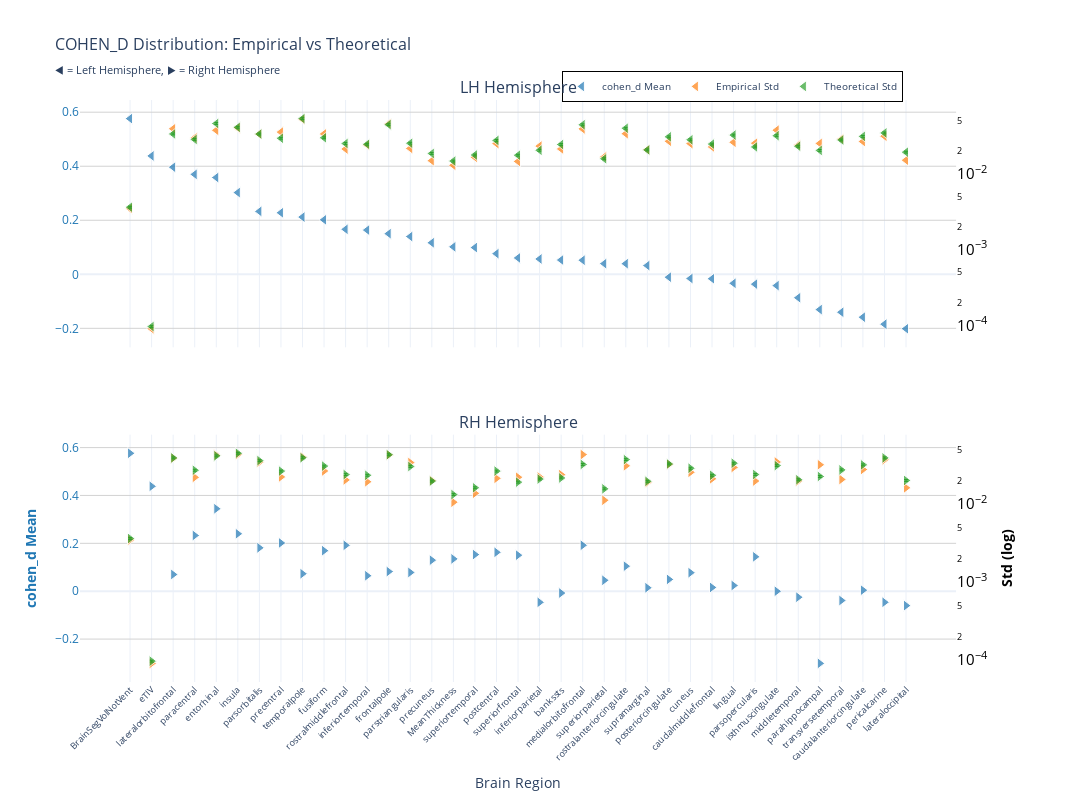
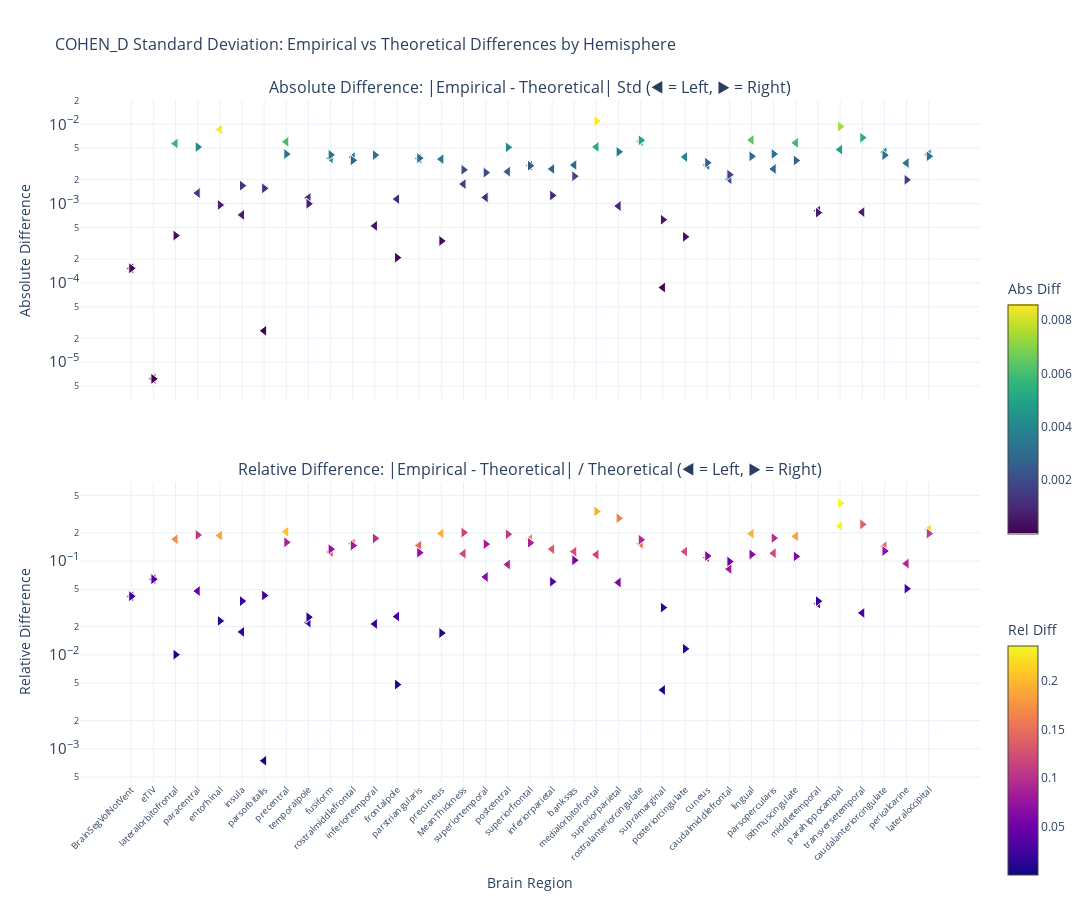

Write notebook code for charts like these, in order.
### Markdown cell above
### p-value

### Code cell
nu_nav = df_navr[(df_navr["timepoint"] == "baseline") & (df_navr["group"] == "HC-PD")]
data_path = stats_dir / f"cohen_d_baseline_{METRIC}.parquet"
df, stats = get_test_stats(
    data_path, stat_functions_F, nu_nav, hemisphere=True, study="baseline"
)
show_figure(
    stats, hemisphere=True, stat_name="cohen_d", study="baseline", metric=METRIC
)

### Figure 1 — Plotly figure (JSON) as saved in the notebook; plotly's stock layout.template omitted (floating-point values rounded to 4 significant figures)
{"data": [{"hovertemplate": "<b>%{x}</b><br>Mean cohen_d: %{y:.2f}<br><extra></extra>", "legendgroup": "mean", "marker": {"color": "#1f77b4", "line": {"color": "white", "width": 1}, "opacity": 0.7, "size": 10, "symbol": "triangle-left"}, "mode": "markers", "name": "cohen_d Mean", "showlegend": true, "type": "scatter", "x": ["BrainSegVolNotVent", "eTIV", "lateralorbitofrontal", "paracentral", "entorhinal", "insula", "parsorbitalis", "precentral", "temporalpole", "fusiform", "rostralmiddlefrontal", "inferiortemporal", "frontalpole", "parstriangularis", "precuneus", "MeanThickness", "superiortemporal", "postcentral", "superiorfrontal", "inferiorparietal", "bankssts", "medialorbitofrontal", "superiorparietal", "rostralanteriorcingulate", "supramarginal", "posteriorcingulate", "cuneus", "caudalmiddlefrontal", "lingual", "parsopercularis", "isthmuscingulate", "middletemporal", "parahippocampal", "transversetemporal", "caudalanteriorcingulate", "pericalcarine", "lateraloccipital"], "xaxis": "x", "y": [0.5763, 0.4382, 0.3965, 0.3699, 0.3582, 0.3025, 0.2329, 0.2278, 0.2118, 0.2017, 0.1665, 0.1636, 0.1504, 0.1397, 0.1167, 0.1016, 0.09897, 0.07647, 0.06062, 0.05675, 0.05282, 0.05218, 0.03949, 0.03924, 0.03231, -0.01071, -0.01553, -0.01642, -0.03337, -0.03641, -0.04184, -0.08673, -0.1307, -0.1404, -0.1588, -0.1846, -0.2015], "yaxis": "y"}, {"hovertemplate": "<b>%{x}</b><br>Empirical Std: %{y:.3f}<br><extra></extra>", "legendgroup": "empirical", "marker": {"color": "#ff7f0e", "line": {"color": "white", "width": 1}, "opacity": 0.7, "size": 10, "symbol": "triangle-left"}, "mode": "markers", "name": "Empirical Std", "showlegend": true, "type": "scatter", "x": ["BrainSegVolNotVent", "eTIV", "lateralorbitofrontal", "paracentral", "entorhinal", "insula", "parsorbitalis", "precentral", "temporalpole", "fusiform", "rostralmiddlefrontal", "inferiortemporal", "frontalpole", "parstriangularis", "precuneus", "MeanThickness", "superiortemporal", "postcentral", "superiorfrontal", "inferiorparietal", "bankssts", "medialorbitofrontal", "superiorparietal", "rostralanteriorcingulate", "supramarginal", "posteriorcingulate", "cuneus", "caudalmiddlefrontal", "lingual", "parsopercularis", "isthmuscingulate", "middletemporal", "parahippocampal", "transversetemporal", "caudalanteriorcingulate", "pericalcarine", "lateraloccipital"], "xaxis": "x", "y": [0.003462, 9.012e-05, 0.03915, 0.02968, 0.03737, 0.0402, 0.03332, 0.03537, 0.05212, 0.03349, 0.02118, 0.02393, 0.04553, 0.02156, 0.01485, 0.01292, 0.01645, 0.02496, 0.01452, 0.02312, 0.02122, 0.03902, 0.01667, 0.03371, 0.02069, 0.02678, 0.02494, 0.02257, 0.02599, 0.02527, 0.03754, 0.02384, 0.02509, 0.02864, 0.0266, 0.03126, 0.01507], "yaxis": "y2"}, {"error_y": {"array": [0.0001013, 2.698e-06, 0.000937, 0.0007936, 0.001287, 0.001146, 0.0009343, 0.0008223, 0.001493, 0.0008342, 0.0007013, 0.0006852, 0.001244, 0.0007074, 0.000518, 0.0004114, 0.0004943, 0.0007701, 0.0004913, 0.0005712, 0.0006803, 0.001238, 0.0004409, 0.001115, 0.0005772, 0.0008587, 0.0007846, 0.0006891, 0.0009056, 0.0006315, 0.0008885, 0.0006451, 0.0005685, 0.0007805, 0.0008702, 0.0009668, 0.0005392], "arrayminus": [9.848e-05, 2.623e-06, 0.000911, 0.0007716, 0.001252, 0.001115, 0.0009084, 0.0007995, 0.001452, 0.0008111, 0.0006819, 0.0006662, 0.001209, 0.0006878, 0.0005036, 0.0004, 0.0004806, 0.0007487, 0.0004777, 0.0005553, 0.0006614, 0.001204, 0.0004287, 0.001084, 0.0005612, 0.0008349, 0.0007628, 0.00067, 0.0008806, 0.000614, 0.0008639, 0.0006272, 0.0005528, 0.0007589, 0.0008461, 0.00094, 0.0005242], "color": "#2ca02c", "thickness": 1, "type": "data", "visible": true, "width": 2}, "hovertemplate": "<b>%{x}</b><br>Theoretical Std: %{y:.3f}<br><extra></extra>", "legendgroup": "theoretical", "marker": {"color": "#2ca02c", "line": {"color": "white", "width": 1}, "opacity": 0.7, "size": 10, "symbol": "triangle-left"}, "mode": "markers", "name": "Theoretical Std", "showlegend": true, "type": "scatter", "x": ["BrainSegVolNotVent", "eTIV", "lateralorbitofrontal", "paracentral", "entorhinal", "insula", "parsorbitalis", "precentral", "temporalpole", "fusiform", "rostralmiddlefrontal", "inferiortemporal", "frontalpole", "parstriangularis", "precuneus", "MeanThickness", "superiortemporal", "postcentral", "superiorfrontal", "inferiorparietal", "bankssts", "medialorbitofrontal", "superiorparietal", "rostralanteriorcingulate", "supramarginal", "posteriorcingulate", "cuneus", "caudalmiddlefrontal", "lingual", "parsopercularis", "isthmuscingulate", "middletemporal", "parahippocampal", "transversetemporal", "caudalanteriorcingulate", "pericalcarine", "lateraloccipital"], "xaxis": "x", "y": [0.003615, 9.63e-05, 0.03344, 0.02832, 0.04595, 0.04092, 0.03335, 0.02935, 0.0533, 0.02977, 0.02503, 0.02446, 0.04439, 0.02525, 0.01849, 0.01468, 0.01764, 0.02748, 0.01753, 0.02039, 0.02428, 0.04419, 0.01574, 0.03979, 0.0206, 0.03065, 0.028, 0.0246, 0.03232, 0.02254, 0.03171, 0.02302, 0.02029, 0.02786, 0.03106, 0.03451, 0.01924], "yaxis": "y2"}, {"hovertemplate": "<b>%{x}</b><br>Mean cohen_d: %{y:.2f}<br><extra></extra>", "legendgroup": "mean", "marker": {"color": "#1f77b4", "line": {"color": "white", "width": 1}, "opacity": 0.7, "size": 10, "symbol": "triangle-right"}, "mode": "markers", "name": "cohen_d Mean", "showlegend": false, "type": "scatter", "x": ["BrainSegVolNotVent", "eTIV", "entorhinal", "insula", "paracentral", "precentral", "medialorbitofrontal", "rostralmiddlefrontal", "parsorbitalis", "fusiform", "postcentral", "superiortemporal", "superiorfrontal", "parsopercularis", "MeanThickness", "precuneus", "rostralanteriorcingulate", "frontalpole", "parstriangularis", "cuneus", "temporalpole", "lateralorbitofrontal", "inferiortemporal", "posteriorcingulate", "superiorparietal", "lingual", "caudalmiddlefrontal", "supramarginal", "caudalanteriorcingulate", "isthmuscingulate", "bankssts", "middletemporal", "transversetemporal", "pericalcarine", "inferiorparietal", "lateraloccipital", "parahippocampal"], "xaxis": "x2", "y": [0.5763, 0.4382, 0.3445, 0.2399, 0.2329, 0.2017, 0.1919, 0.1917, 0.1811, 0.1693, 0.1625, 0.153, 0.1505, 0.1437, 0.135, 0.1297, 0.1045, 0.08203, 0.07834, 0.07749, 0.07305, 0.06991, 0.06461, 0.04927, 0.04562, 0.02381, 0.01564, 0.01444, 0.004259, -0.000196, -0.007687, -0.02506, -0.0388, -0.04622, -0.04645, -0.06016, -0.3015], "yaxis": "y3"}, {"hovertemplate": "<b>%{x}</b><br>Empirical Std: %{y:.3f}<br><extra></extra>", "legendgroup": "empirical", "marker": {"color": "#ff7f0e", "line": {"color": "white", "width": 1}, "opacity": 0.7, "size": 10, "symbol": "triangle-right"}, "mode": "markers", "name": "Empirical Std", "showlegend": false, "type": "scatter", "x": ["BrainSegVolNotVent", "eTIV", "entorhinal", "insula", "paracentral", "precentral", "medialorbitofrontal", "rostralmiddlefrontal", "parsorbitalis", "fusiform", "postcentral", "superiortemporal", "superiorfrontal", "parsopercularis", "MeanThickness", "precuneus", "rostralanteriorcingulate", "frontalpole", "parstriangularis", "cuneus", "temporalpole", "lateralorbitofrontal", "inferiortemporal", "posteriorcingulate", "superiorparietal", "lingual", "caudalmiddlefrontal", "supramarginal", "caudalanteriorcingulate", "isthmuscingulate", "bankssts", "middletemporal", "transversetemporal", "pericalcarine", "inferiorparietal", "lateraloccipital", "parahippocampal"], "xaxis": "x2", "y": [0.003462, 9.012e-05, 0.04261, 0.04328, 0.02205, 0.02234, 0.04322, 0.02043, 0.03461, 0.02664, 0.02142, 0.01376, 0.02214, 0.01979, 0.01059, 0.02008, 0.031, 0.04285, 0.03416, 0.02561, 0.04038, 0.03882, 0.01936, 0.03239, 0.01121, 0.0296, 0.02113, 0.01899, 0.02782, 0.03471, 0.02388, 0.01978, 0.02073, 0.03721, 0.02225, 0.01619, 0.03201], "yaxis": "y4"}, {"error_y": {"array": [0.0001013, 2.698e-06, 0.001167, 0.00126, 0.0007627, 0.0007437, 0.0009053, 0.0006708, 0.001013, 0.0008619, 0.0007436, 0.0004543, 0.0005363, 0.0006726, 0.0003714, 0.0005532, 0.001045, 0.001206, 0.0008522, 0.0008093, 0.001104, 0.001099, 0.0006569, 0.0009183, 0.00044, 0.0009396, 0.0006568, 0.0005497, 0.0008939, 0.0008746, 0.0006071, 0.0005756, 0.0007704, 0.001098, 0.0005881, 0.0005644, 0.0006344], "arrayminus": [9.848e-05, 2.623e-06, 0.001134, 0.001225, 0.0007415, 0.0007231, 0.0008802, 0.0006522, 0.0009853, 0.000838, 0.000723, 0.0004417, 0.0005215, 0.000654, 0.0003612, 0.0005379, 0.001016, 0.001173, 0.0008286, 0.0007869, 0.001073, 0.001068, 0.0006387, 0.0008929, 0.0004278, 0.0009136, 0.0006386, 0.0005345, 0.0008691, 0.0008504, 0.0005903, 0.0005597, 0.0007491, 0.001068, 0.0005718, 0.0005487, 0.0006168], "color": "#2ca02c", "thickness": 1, "type": "data", "visible": true, "width": 2}, "hovertemplate": "<b>%{x}</b><br>Theoretical Std: %{y:.3f}<br><extra></extra>", "legendgroup": "theoretical", "marker": {"color": "#2ca02c", "line": {"color": "white", "width": 1}, "opacity": 0.7, "size": 10, "symbol": "triangle-right"}, "mode": "markers", "name": "Theoretical Std", "showlegend": false, "type": "scatter", "x": ["BrainSegVolNotVent", "eTIV", "entorhinal", "insula", "paracentral", "precentral", "medialorbitofrontal", "rostralmiddlefrontal", "parsorbitalis", "fusiform", "postcentral", "superiortemporal", "superiorfrontal", "parsopercularis", "MeanThickness", "precuneus", "rostralanteriorcingulate", "frontalpole", "parstriangularis", "cuneus", "temporalpole", "lateralorbitofrontal", "inferiortemporal", "posteriorcingulate", "superiorparietal", "lingual", "caudalmiddlefrontal", "supramarginal", "caudalanteriorcingulate", "isthmuscingulate", "bankssts", "middletemporal", "transversetemporal", "pericalcarine", "inferiorparietal", "lateraloccipital", "parahippocampal"], "xaxis": "x2", "y": [0.003615, 9.63e-05, 0.04165, 0.04496, 0.02722, 0.02655, 0.03231, 0.02394, 0.03617, 0.03076, 0.02654, 0.01621, 0.01914, 0.02401, 0.01326, 0.01974, 0.03728, 0.04306, 0.03042, 0.02889, 0.03939, 0.03921, 0.02345, 0.03278, 0.0157, 0.03354, 0.02344, 0.01962, 0.0319, 0.03122, 0.02167, 0.02055, 0.0275, 0.0392, 0.02099, 0.02014, 0.02264], "yaxis": "y4"}], "layout": {"annotations": [{"font": {"size": 16}, "showarrow": false, "text": "LH Hemisphere", "x": 0.47, "xanchor": "center", "xref": "paper", "y": 1, "yanchor": "bottom", "yref": "paper"}, {"font": {"size": 16}, "showarrow": false, "text": "RH Hemisphere", "x": 0.47, "xanchor": "center", "xref": "paper", "y": 0.425, "yanchor": "bottom", "yref": "paper"}], "height": 800, "hovermode": "x", "legend": {"bgcolor": "rgba(255, 255, 255, 0.9)", "bordercolor": "black", "borderwidth": 1, "font": {"size": 10}, "orientation": "h", "x": 0.7, "xanchor": "center", "y": 1.05}, "title": {"font": {"size": 16}, "text": "COHEN_D Distribution: Empirical vs Theoretical<br><sub>◀ = Left Hemisphere, ▶ = Right Hemisphere</sub>"}, "width": 1400, "xaxis": {"anchor": "y", "domain": [0, 0.94], "matches": "x2", "showticklabels": false}, "xaxis2": {"anchor": "y3", "domain": [0, 0.94], "tickangle": -45, "tickfont": {"size": 9}, "title": {"text": "Brain Region"}}, "yaxis": {"anchor": "x", "domain": [0.575, 1], "gridcolor": "lightgray", "showgrid": true, "tickfont": {"color": "#1f77b4"}, "title": {"font": {"color": "#1f77b4"}, "text": ""}}, "yaxis2": {"anchor": "x", "exponentformat": "power", "overlaying": "y", "showgrid": false, "side": "right", "tickfont": {"color": "black"}, "title": {"font": {"color": "black"}, "text": ""}, "type": "log"}, "yaxis3": {"anchor": "x2", "domain": [0, 0.425], "gridcolor": "lightgray", "showgrid": true, "tickfont": {"color": "#1f77b4"}, "title": {"font": {"color": "#1f77b4"}, "text": "<b>cohen_d Mean</b>"}}, "yaxis4": {"anchor": "x2", "exponentformat": "power", "overlaying": "y3", "showgrid": false, "side": "right", "tickfont": {"color": "black"}, "title": {"font": {"color": "black"}, "text": "<b>Std (log)</b>"}, "type": "log"}}}

### Figure 2 — Plotly figure (JSON) as saved in the notebook; plotly's stock layout.template omitted (floating-point values rounded to 4 significant figures)
{"data": [{"hovertemplate": "<b>%{x}</b><br>Hemisphere: %{text}<br>Abs Diff: %{y:.4f}<br><extra></extra>", "legendgroup": "abs_lh", "marker": {"color": [0.0001526, 6.176e-06, 0.005711, 0.001357, 0.008583, 0.0007202, 2.488e-05, 0.006016, 0.00118, 0.003717, 0.003852, 0.0005233, 0.001138, 0.003688, 0.003635, 0.001761, 0.001195, 0.002527, 0.003015, 0.002733, 0.003062, 0.005173, 0.0009306, 0.006081, 8.735e-05, 0.003866, 0.00306, 0.002027, 0.006332, 0.002731, 0.005825, 0.0008121, 0.004796, 0.0007807, 0.004461, 0.003245, 0.004172], "colorbar": {"len": 0.4, "title": {"text": "Abs Diff"}, "y": 0.75, "yanchor": "top"}, "colorscale": [[0, "#440154"], [0.1111, "#482878"], [0.2222, "#3e4989"], [0.3333, "#31688e"], [0.4444, "#26828e"], [0.5556, "#1f9e89"], [0.6667, "#35b779"], [0.7778, "#6ece58"], [0.8889, "#b5de2b"], [1, "#fde725"]], "line": {"color": "white", "width": 1}, "showscale": true, "size": 10, "symbol": "triangle-left"}, "mode": "markers", "name": "Absolute (lh)", "showlegend": false, "text": ["lh", "lh", "lh", "lh", "lh", "lh", "lh", "lh", "lh", "lh", "lh", "lh", "lh", "lh", "lh", "lh", "lh", "lh", "lh", "lh", "lh", "lh", "lh", "lh", "lh", "lh", "lh", "lh", "lh", "lh", "lh", "lh", "lh", "lh", "lh", "lh", "lh"], "type": "scatter", "x": ["BrainSegVolNotVent", "eTIV", "lateralorbitofrontal", "paracentral", "entorhinal", "insula", "parsorbitalis", "precentral", "temporalpole", "fusiform", "rostralmiddlefrontal", "inferiortemporal", "frontalpole", "parstriangularis", "precuneus", "MeanThickness", "superiortemporal", "postcentral", "superiorfrontal", "inferiorparietal", "bankssts", "medialorbitofrontal", "superiorparietal", "rostralanteriorcingulate", "supramarginal", "posteriorcingulate", "cuneus", "caudalmiddlefrontal", "lingual", "parsopercularis", "isthmuscingulate", "middletemporal", "parahippocampal", "transversetemporal", "caudalanteriorcingulate", "pericalcarine", "lateraloccipital"], "xaxis": "x", "y": [0.0001526, 6.176e-06, 0.005711, 0.001357, 0.008583, 0.0007202, 2.488e-05, 0.006016, 0.00118, 0.003717, 0.003852, 0.0005233, 0.001138, 0.003688, 0.003635, 0.001761, 0.001195, 0.002527, 0.003015, 0.002733, 0.003062, 0.005173, 0.0009306, 0.006081, 8.735e-05, 0.003866, 0.00306, 0.002027, 0.006332, 0.002731, 0.005825, 0.0008121, 0.004796, 0.0007807, 0.004461, 0.003245, 0.004172], "yaxis": "y"}, {"hovertemplate": "<b>%{x}</b><br>Hemisphere: %{text}<br>Rel Diff: %{y:.2%}<br><extra></extra>", "legendgroup": "rel_lh", "marker": {"color": [0.0422, 0.06413, 0.1708, 0.04792, 0.1868, 0.0176, 0.0007462, 0.205, 0.02213, 0.1249, 0.1539, 0.0214, 0.02565, 0.1461, 0.1966, 0.1199, 0.06774, 0.09194, 0.1719, 0.1341, 0.1261, 0.1171, 0.05914, 0.1528, 0.00424, 0.1261, 0.1093, 0.08243, 0.1959, 0.1212, 0.1837, 0.03528, 0.2363, 0.02802, 0.1436, 0.09403, 0.2168], "colorbar": {"len": 0.4, "title": {"text": "Rel Diff"}, "y": 0.25, "yanchor": "top"}, "colorscale": [[0, "#0d0887"], [0.1111, "#46039f"], [0.2222, "#7201a8"], [0.3333, "#9c179e"], [0.4444, "#bd3786"], [0.5556, "#d8576b"], [0.6667, "#ed7953"], [0.7778, "#fb9f3a"], [0.8889, "#fdca26"], [1, "#f0f921"]], "line": {"color": "white", "width": 1}, "showscale": true, "size": 10, "symbol": "triangle-left"}, "mode": "markers", "name": "Relative (lh)", "showlegend": false, "text": ["lh", "lh", "lh", "lh", "lh", "lh", "lh", "lh", "lh", "lh", "lh", "lh", "lh", "lh", "lh", "lh", "lh", "lh", "lh", "lh", "lh", "lh", "lh", "lh", "lh", "lh", "lh", "lh", "lh", "lh", "lh", "lh", "lh", "lh", "lh", "lh", "lh"], "type": "scatter", "x": ["BrainSegVolNotVent", "eTIV", "lateralorbitofrontal", "paracentral", "entorhinal", "insula", "parsorbitalis", "precentral", "temporalpole", "fusiform", "rostralmiddlefrontal", "inferiortemporal", "frontalpole", "parstriangularis", "precuneus", "MeanThickness", "superiortemporal", "postcentral", "superiorfrontal", "inferiorparietal", "bankssts", "medialorbitofrontal", "superiorparietal", "rostralanteriorcingulate", "supramarginal", "posteriorcingulate", "cuneus", "caudalmiddlefrontal", "lingual", "parsopercularis", "isthmuscingulate", "middletemporal", "parahippocampal", "transversetemporal", "caudalanteriorcingulate", "pericalcarine", "lateraloccipital"], "xaxis": "x2", "y": [0.0422, 0.06413, 0.1708, 0.04792, 0.1868, 0.0176, 0.0007462, 0.205, 0.02213, 0.1249, 0.1539, 0.0214, 0.02565, 0.1461, 0.1966, 0.1199, 0.06774, 0.09194, 0.1719, 0.1341, 0.1261, 0.1171, 0.05914, 0.1528, 0.00424, 0.1261, 0.1093, 0.08243, 0.1959, 0.1212, 0.1837, 0.03528, 0.2363, 0.02802, 0.1436, 0.09403, 0.2168], "yaxis": "y2"}, {"hovertemplate": "<b>%{x}</b><br>Hemisphere: %{text}<br>Abs Diff: %{y:.4f}<br><extra></extra>", "legendgroup": "abs_rh", "marker": {"color": [0.0001526, 6.176e-06, 0.0009598, 0.001684, 0.005165, 0.004203, 0.01091, 0.003508, 0.001556, 0.004119, 0.005121, 0.002457, 0.002999, 0.00422, 0.002667, 0.000338, 0.006281, 0.0002082, 0.003739, 0.003274, 0.0009947, 0.0003949, 0.004089, 0.0003809, 0.004491, 0.00394, 0.002315, 0.0006263, 0.004079, 0.003497, 0.00221, 0.0007689, 0.006764, 0.001991, 0.001266, 0.003951, 0.009369], "colorbar": {"len": 0.4, "title": {"text": "Abs Diff"}, "y": 0.75, "yanchor": "top"}, "colorscale": [[0, "#440154"], [0.1111, "#482878"], [0.2222, "#3e4989"], [0.3333, "#31688e"], [0.4444, "#26828e"], [0.5556, "#1f9e89"], [0.6667, "#35b779"], [0.7778, "#6ece58"], [0.8889, "#b5de2b"], [1, "#fde725"]], "line": {"color": "white", "width": 1}, "showscale": false, "size": 10, "symbol": "triangle-right"}, "mode": "markers", "name": "Absolute (rh)", "showlegend": false, "text": ["rh", "rh", "rh", "rh", "rh", "rh", "rh", "rh", "rh", "rh", "rh", "rh", "rh", "rh", "rh", "rh", "rh", "rh", "rh", "rh", "rh", "rh", "rh", "rh", "rh", "rh", "rh", "rh", "rh", "rh", "rh", "rh", "rh", "rh", "rh", "rh", "rh"], "type": "scatter", "x": ["BrainSegVolNotVent", "eTIV", "entorhinal", "insula", "paracentral", "precentral", "medialorbitofrontal", "rostralmiddlefrontal", "parsorbitalis", "fusiform", "postcentral", "superiortemporal", "superiorfrontal", "parsopercularis", "MeanThickness", "precuneus", "rostralanteriorcingulate", "frontalpole", "parstriangularis", "cuneus", "temporalpole", "lateralorbitofrontal", "inferiortemporal", "posteriorcingulate", "superiorparietal", "lingual", "caudalmiddlefrontal", "supramarginal", "caudalanteriorcingulate", "isthmuscingulate", "bankssts", "middletemporal", "transversetemporal", "pericalcarine", "inferiorparietal", "lateraloccipital", "parahippocampal"], "xaxis": "x", "y": [0.0001526, 6.176e-06, 0.0009598, 0.001684, 0.005165, 0.004203, 0.01091, 0.003508, 0.001556, 0.004119, 0.005121, 0.002457, 0.002999, 0.00422, 0.002667, 0.000338, 0.006281, 0.0002082, 0.003739, 0.003274, 0.0009947, 0.0003949, 0.004089, 0.0003809, 0.004491, 0.00394, 0.002315, 0.0006263, 0.004079, 0.003497, 0.00221, 0.0007689, 0.006764, 0.001991, 0.001266, 0.003951, 0.009369], "yaxis": "y"}, {"hovertemplate": "<b>%{x}</b><br>Hemisphere: %{text}<br>Rel Diff: %{y:.2%}<br><extra></extra>", "legendgroup": "rel_rh", "marker": {"color": [0.0422, 0.06413, 0.02305, 0.03745, 0.1898, 0.1583, 0.3378, 0.1465, 0.04301, 0.1339, 0.193, 0.1515, 0.1567, 0.1758, 0.2012, 0.01712, 0.1685, 0.004834, 0.1229, 0.1133, 0.02526, 0.01007, 0.1744, 0.01162, 0.286, 0.1175, 0.09874, 0.03192, 0.1279, 0.112, 0.102, 0.03742, 0.246, 0.0508, 0.0603, 0.1961, 0.4138], "colorbar": {"len": 0.4, "title": {"text": "Rel Diff"}, "y": 0.25, "yanchor": "top"}, "colorscale": [[0, "#0d0887"], [0.1111, "#46039f"], [0.2222, "#7201a8"], [0.3333, "#9c179e"], [0.4444, "#bd3786"], [0.5556, "#d8576b"], [0.6667, "#ed7953"], [0.7778, "#fb9f3a"], [0.8889, "#fdca26"], [1, "#f0f921"]], "line": {"color": "white", "width": 1}, "showscale": false, "size": 10, "symbol": "triangle-right"}, "mode": "markers", "name": "Relative (rh)", "showlegend": false, "text": ["rh", "rh", "rh", "rh", "rh", "rh", "rh", "rh", "rh", "rh", "rh", "rh", "rh", "rh", "rh", "rh", "rh", "rh", "rh", "rh", "rh", "rh", "rh", "rh", "rh", "rh", "rh", "rh", "rh", "rh", "rh", "rh", "rh", "rh", "rh", "rh", "rh"], "type": "scatter", "x": ["BrainSegVolNotVent", "eTIV", "entorhinal", "insula", "paracentral", "precentral", "medialorbitofrontal", "rostralmiddlefrontal", "parsorbitalis", "fusiform", "postcentral", "superiortemporal", "superiorfrontal", "parsopercularis", "MeanThickness", "precuneus", "rostralanteriorcingulate", "frontalpole", "parstriangularis", "cuneus", "temporalpole", "lateralorbitofrontal", "inferiortemporal", "posteriorcingulate", "superiorparietal", "lingual", "caudalmiddlefrontal", "supramarginal", "caudalanteriorcingulate", "isthmuscingulate", "bankssts", "middletemporal", "transversetemporal", "pericalcarine", "inferiorparietal", "lateraloccipital", "parahippocampal"], "xaxis": "x2", "y": [0.0422, 0.06413, 0.02305, 0.03745, 0.1898, 0.1583, 0.3378, 0.1465, 0.04301, 0.1339, 0.193, 0.1515, 0.1567, 0.1758, 0.2012, 0.01712, 0.1685, 0.004834, 0.1229, 0.1133, 0.02526, 0.01007, 0.1744, 0.01162, 0.286, 0.1175, 0.09874, 0.03192, 0.1279, 0.112, 0.102, 0.03742, 0.246, 0.0508, 0.0603, 0.1961, 0.4138], "yaxis": "y2"}], "layout": {"annotations": [{"font": {"size": 16}, "showarrow": false, "text": "Absolute Difference: |Empirical - Theoretical| Std (◀ = Left, ▶ = Right)", "x": 0.5, "xanchor": "center", "xref": "paper", "y": 1, "yanchor": "bottom", "yref": "paper"}, {"font": {"size": 16}, "showarrow": false, "text": "Relative Difference: |Empirical - Theoretical| / Theoretical (◀ = Left, ▶ = Right)", "x": 0.5, "xanchor": "center", "xref": "paper", "y": 0.44, "yanchor": "bottom", "yref": "paper"}], "height": 900, "hovermode": "x unified", "showlegend": false, "title": {"font": {"size": 16}, "text": "COHEN_D Standard Deviation: Empirical vs Theoretical Differences by Hemisphere"}, "width": 1400, "xaxis": {"anchor": "y", "domain": [0, 1], "showticklabels": false}, "xaxis2": {"anchor": "y2", "domain": [0, 1], "tickangle": -45, "tickfont": {"size": 9}, "title": {"text": "Brain Region"}}, "yaxis": {"anchor": "x", "domain": [0.56, 1], "exponentformat": "power", "title": {"text": "Absolute Difference"}, "type": "log"}, "yaxis2": {"anchor": "x2", "domain": [0, 0.44], "exponentformat": "power", "title": {"text": "Relative Difference"}, "type": "log"}}}
